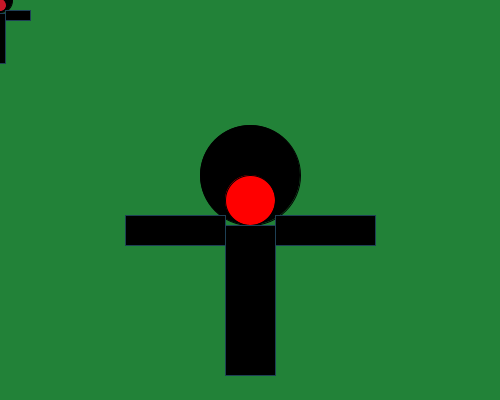
Frame 1 (no input)
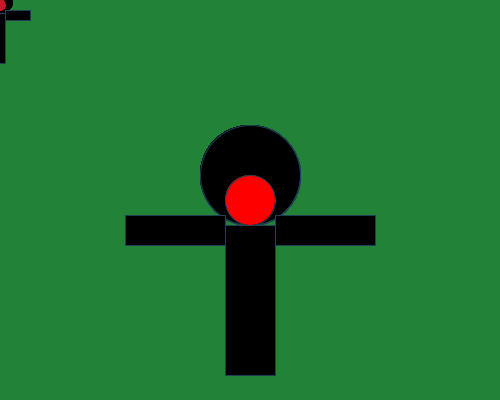
Frame 60 (the mouse pressed at the canvas centre just before this capture)
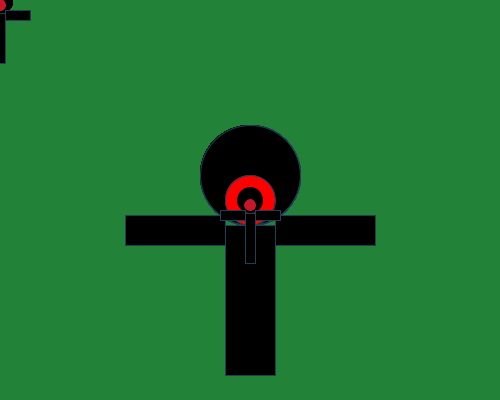
Frame 120 (the mouse held since frame 60 and released just before this capture)

The Processing sketch that drew these frames (run headless with seeded random() and noise(); from frame 60 on, the mouse is pressed at the canvas centre):

// Processing sketch: processing_187191
// ── processing_187191.pde

void setup (){
size (500,400);
background(34,130,56); 
} 

void draw () {
fill(0,0,0); 
ellipse(250,175,100,100); 
fill(255,0,0);
ellipse(250,200,50,50);
stroke(30,64,85);
fill(0,0,0); 
rect(225,225,50,150);
rect(275,215,100,30);  
rect(125,215,100,30);



stroke(0,0,0);
fill(0,0,0);
ellipse(mouseX,mouseY,25,25);
fill(200,23,40);
ellipse(mouseX,mouseY+5, 12.5, 12.5); 
stroke(30,64,85);
fill(0,0,0); 
rect(mouseX-5,mouseY + 13,10,50);
rect(mouseX + 5,mouseY + 10,25,10);  
rect(mouseX - 30, mouseY + 10,25,10); 
} 
